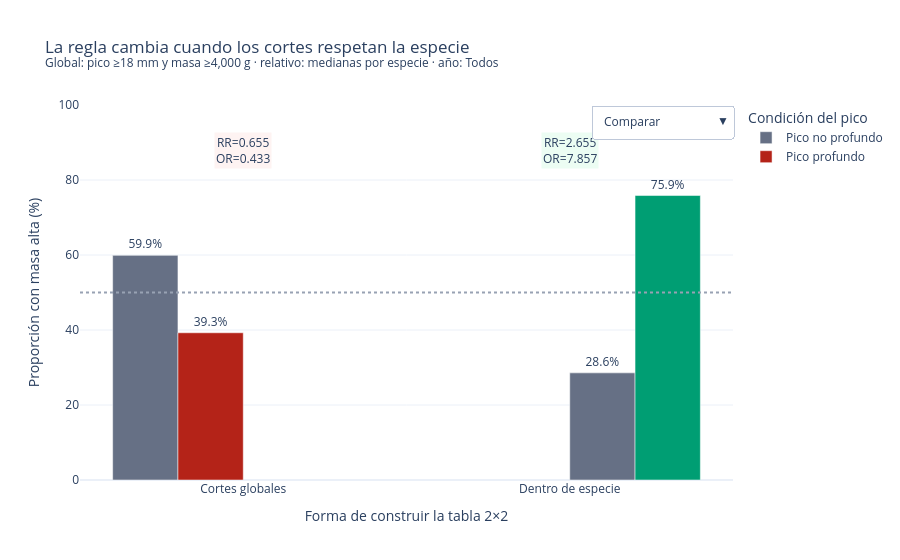

Here is the notebook cell this chart was saved with:
### Code cell
# @title Explorar Tablas cruzadas { display-mode: "form" }
global_no = 100*resumen_tablas.loc["Cortes globales", "P(alta|no profundo)"]; global_si = 100*resumen_tablas.loc["Cortes globales", "P(alta|profundo)"]
especie_no = 100*resumen_tablas.loc["Dentro de especie", "P(alta|no profundo)"]; especie_si = 100*resumen_tablas.loc["Dentro de especie", "P(alta|profundo)"]
fig = go.Figure()
fig.add_trace(go.Bar(name="Pico no profundo", x=["Cortes globales"], y=[global_no], marker_color="#667085",
                     text=[f"{global_no:.1f}%"], textposition="outside", hovertemplate="Global · no profundo<br>P(masa alta)=%{y:.1f}%<extra></extra>"))
fig.add_trace(go.Bar(name="Pico profundo", x=["Cortes globales"], y=[global_si], marker_color="#B42318",
                     text=[f"{global_si:.1f}%"], textposition="outside", hovertemplate="Global · profundo<br>P(masa alta)=%{y:.1f}%<extra></extra>"))
fig.add_trace(go.Bar(name="Pico no profundo · ajustado", x=["Dentro de especie"], y=[especie_no], marker_color="#667085", showlegend=False,
                     text=[f"{especie_no:.1f}%"], textposition="outside", hovertemplate="Dentro de especie · no profundo<br>P(masa alta)=%{y:.1f}%<extra></extra>"))
fig.add_trace(go.Bar(name="Pico profundo · ajustado", x=["Dentro de especie"], y=[especie_si], marker_color="#009E73", showlegend=False,
                     text=[f"{especie_si:.1f}%"], textposition="outside", hovertemplate="Dentro de especie · profundo<br>P(masa alta)=%{y:.1f}%<extra></extra>"))
fig.update_layout(barmode="group", title=f"La regla cambia cuando los cortes respetan la especie<br><sup>Global: pico ≥18 mm y masa ≥4,000 g · relativo: medianas por especie · año: {anio}</sup>",
                  xaxis_title="Forma de construir la tabla 2×2", yaxis_title="Proporción con masa alta (%)", yaxis_range=[0, 100],
                  template="plotly_white", margin={"t": 105}, legend_title="Condición del pico",
                  updatemenus=[{"buttons": [{"label": "Comparar", "method": "update", "args": [{"visible": [True, True, True, True]}]},
                                              {"label": "Global", "method": "update", "args": [{"visible": [True, True, False, False]}]},
                                              {"label": "Dentro de especie", "method": "update", "args": [{"visible": [False, False, True, True]}]}], "x": 1, "xanchor": "right"}])
fig.add_hline(y=50, line_color="#98A2B3", line_dash="dot")
fig.add_annotation(x="Cortes globales", y=88, text=f"RR={resumen_tablas.loc['Cortes globales','riesgo relativo']:.3f}<br>OR={resumen_tablas.loc['Cortes globales','odds ratio']:.3f}", showarrow=False, bgcolor="#FEF3F2")
fig.add_annotation(x="Dentro de especie", y=88, text=f"RR={resumen_tablas.loc['Dentro de especie','riesgo relativo']:.3f}<br>OR={resumen_tablas.loc['Dentro de especie','odds ratio']:.3f}", showarrow=False, bgcolor="#ECFDF3")
fig.show()


display(Markdown("**Lo que muestra:** Con cortes globales, pico profundo parece reducir masa alta: 39.3% frente a 59.9%, RR 0.655 y OR 0.433. Con cortes relativos por especie ocurre lo contrario: 75.9% frente a 28.6%, RR 2.655 y OR 7.857. Son asociaciones descriptivas, no efectos causales."))

### Figure 1 — Plotly figure (JSON) as saved in the notebook; plotly's stock layout.template omitted (floating-point values rounded to 4 significant figures)
{"data": [{"hovertemplate": "Global · no profundo<br>P(masa alta)=%{y:.1f}%<extra></extra>", "marker": {"color": "#667085"}, "name": "Pico no profundo", "text": ["59.9%"], "textposition": "outside", "type": "bar", "x": ["Cortes globales"], "y": [59.9]}, {"hovertemplate": "Global · profundo<br>P(masa alta)=%{y:.1f}%<extra></extra>", "marker": {"color": "#B42318"}, "name": "Pico profundo", "text": ["39.3%"], "textposition": "outside", "type": "bar", "x": ["Cortes globales"], "y": [39.26]}, {"hovertemplate": "Dentro de especie · no profundo<br>P(masa alta)=%{y:.1f}%<extra></extra>", "marker": {"color": "#667085"}, "name": "Pico no profundo · ajustado", "showlegend": false, "text": ["28.6%"], "textposition": "outside", "type": "bar", "x": ["Dentro de especie"], "y": [28.57]}, {"hovertemplate": "Dentro de especie · profundo<br>P(masa alta)=%{y:.1f}%<extra></extra>", "marker": {"color": "#009E73"}, "name": "Pico profundo · ajustado", "showlegend": false, "text": ["75.9%"], "textposition": "outside", "type": "bar", "x": ["Dentro de especie"], "y": [75.86]}], "layout": {"annotations": [{"bgcolor": "#FEF3F2", "showarrow": false, "text": "RR=0.655<br>OR=0.433", "x": "Cortes globales", "y": 88}, {"bgcolor": "#ECFDF3", "showarrow": false, "text": "RR=2.655<br>OR=7.857", "x": "Dentro de especie", "y": 88}], "barmode": "group", "legend": {"title": {"text": "Condición del pico"}}, "margin": {"t": 105}, "shapes": [{"line": {"color": "#98A2B3", "dash": "dot"}, "type": "line", "x0": 0, "x1": 1, "xref": "x domain", "y0": 50, "y1": 50, "yref": "y"}], "title": {"text": "La regla cambia cuando los cortes respetan la especie<br><sup>Global: pico ≥18 mm y masa ≥4,000 g · relativo: medianas por especie · año: Todos</sup>"}, "updatemenus": [{"buttons": [{"args": [{"visible": [true, true, true, true]}], "label": "Comparar", "method": "update"}, {"args": [{"visible": [true, true, false, false]}], "label": "Global", "method": "update"}, {"args": [{"visible": [false, false, true, true]}], "label": "Dentro de especie", "method": "update"}], "x": 1, "xanchor": "right"}], "xaxis": {"title": {"text": "Forma de construir la tabla 2×2"}}, "yaxis": {"range": [0, 100], "title": {"text": "Proporción con masa alta (%)"}}}}
